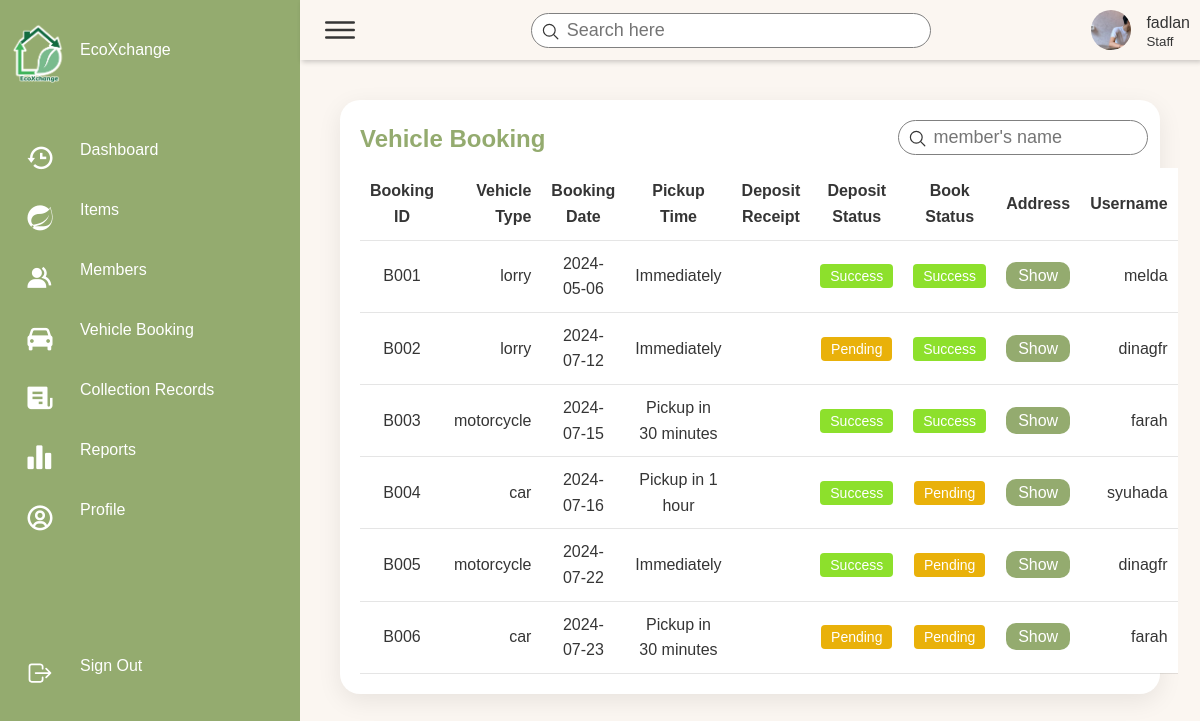
Page /EcoXchange/pages/Vehiclebooking.php (signed in) on the committed database.
### tables this page shows
CREATE TABLE `staff` (
  `staff_ID` varchar(10) NOT NULL,
  `staff_username` varchar(20) NOT NULL,
  `staff_password` varchar(20) NOT NULL,
  `staff_first_name` varchar(30) NOT NULL,
  `staff_last_name` varchar(30) NOT NULL,
  `staff_contact_no` varchar(12) NOT NULL,
  `staff_email` varchar(30) NOT NULL,
  `category` varchar(30) NOT NULL,
  `staff_pict` varchar(255) NOT NULL
);

CREATE TABLE `booking` (
  `book_ID` varchar(10) NOT NULL,
  `vehicle_type` varchar(12) NOT NULL,
  `pickup_date` date NOT NULL,
  `pickup_time` varchar(30) NOT NULL,
  `deposit_receipt` varchar(255) NOT NULL,
  `deposit_status` varchar(15) NOT NULL,
  `book_status` varchar(15) NOT NULL,
  `address_ID` varchar(10) NOT NULL,
  `cust_ID` varchar(10) NOT NULL
);

CREATE TABLE `customer` (
  `cust_ID` varchar(10) NOT NULL,
  `cust_username` varchar(20) NOT NULL,
  `cust_password` varchar(20) NOT NULL,
  `cust_first_name` varchar(30) NOT NULL,
  `cust_last_name` varchar(30) NOT NULL,
  `cust_contact_no` varchar(12) NOT NULL,
  `cust_email` varchar(30) NOT NULL,
  `cust_pict` varchar(255) NOT NULL,
  `bank_id` varchar(10) DEFAULT NULL
);

### EcoXchange/includes/fetchUserData.php (called while the page is built, shortened)
<?php
include("dbconn.php");
$username = $_SESSION['username'];
$role = $_SESSION['role'];
if ($role === 'Staff') {
    $sql = "SELECT * FROM staff WHERE staff_username = '$username'";
} elseif ($role === 'Customer') {
    $sql = "SELECT * FROM customer WHERE cust_username = '$username'";
} else {
    header("Location: ../pages/Login.php");
    exit();
}
$query = mysqli_query($dbconn, $sql) or die("Error: " . mysqli_error($dbconn));
$user = mysqli_fetch_assoc($query);
$name = $user["staff_username"] ?? $user["cust_username"];
$image = $user["staff_pict"] ?? $user["cust_pict"];
?>

### EcoXchange/pages/Vehiclebooking.php (the view, shortened to what this page needs)
<?php
include('../includes/dbconn.php');
include('../includes/fetchUserData.php');
?>
<!DOCTYPE html>
<html lang="en">
<head>
    <link href="https://unpkg.com/boxicons@2.0.7/css/boxicons.min.css" rel="stylesheet" />
    <link rel="stylesheet" href="../style/booking-1.css">
</head>
<body>
    <div class="container">
        <?php include('sidebar-1.php'); ?>
        <div class="main">
            <?php include('header.php'); ?>
            <div class="content">
                <div class="details">
                    <div class="itemlist">
                        <div class="tableHeader">
                            <h2>Vehicle Booking</h2>
                            <div class="searchbar">
                                <label>
                                <input type="text" name="" id="search-member" placeholder="member's name" onkeyup="searchmember()">
                                <ion-icon name="search-outline"></ion-icon>
                                </label>
                            </div>
                        </div>
                        <?php
                            include("../includes/dbconn.php");
                            $sql = "SELECT * FROM booking k JOIN customer c ON k.cust_ID = c.cust_ID;";
                            $query = mysqli_query($dbconn, $sql);
                            $num_rows = mysqli_num_rows($query);
                            if($num_rows == 0){
                                echo "No Booking Record";
                            } else {
                                echo '<table class="table1">';
                                echo "<thead>";
                                echo"<tr>";
                                echo"<td>Booking ID</td>";
                                echo"<td>Vehicle Type</td>";
                                echo"<td>Booking Date</td>";
                                echo"<td>Pickup Time</td>";
                                echo"<td>Deposit Receipt</td>";
                                echo"<td>Deposit Status</td>";
                                echo"<td>Book Status</td>";
                                echo"<td>Address</td>";
                                echo"<td>Username</td>";
                                echo"</tr>";
                                echo "</thead>";
                                while($row = mysqli_fetch_array($query)){
                                    echo "<tbody>";
                                        echo"<tr>";
                                            echo"<td>".$row["book_ID"]."</td>";
                                            echo"<td>".$row["vehicle_type"]."</td>";
                                            echo"<td>".$row["pickup_date"]."</td>";
                                            echo"<td>".$row["pickup_time"]."</td>";
                                            echo '<td><img src="' . $row['deposit_receipt'] . '" alt=""></td>';
                                            echo"<td><button class='";
                                                echo $row["deposit_status"] == 'success' ? "success" : "pending";
                                            echo "'>";
                                            if($row["deposit_status"] == 'success') {
                                                echo '<a href="status.php?book_ID='.$row["book_ID"].'&deposit_status=pending">Success</a>';
                                            } else {
                                                echo '<a href="status.php?book_ID='.$row["book_ID"].'&deposit_status=success">Pending</a>';
                                            }
                                            echo "</button></td>";
                                            echo"<td><button class='";
                                                if($row["book_status"] == 'success') {
                                                    echo "success";
                                                } elseif ($row["book_status"] == 'pending'){
                                                    echo "pending";
                                                } elseif ($row["book_status"] == 'inProgress'){
                                                    echo "inProgress";
                                                } else {
                                                    echo "cancel";
                                                }
                                                echo "'>";
                                                if($row["book_status"] == 'success') {
                                                    echo '<a href="bookstatus.php?book_ID='.$row["book_ID"].'&book_status=inProgress">Success</a>';
                                                } elseif ($row["book_status"] == 'pending'){
                                                    echo '<a href="bookstatus.php?book_ID='.$row["book_ID"].'&book_status=cancel">Pending</a>';
                                                } elseif ($row["book_status"] == 'inProgress'){
                                                    echo '<a href="bookstatus.php?book_ID='.$row["book_ID"].'&book_status=pending">In Progress</a>';
                                                } else {
                                                    echo '<a href="bookstatus.php?book_ID='.$row["book_ID"].'&book_status=success">Cancel</a>';
                                                }
                                                echo "</button></td>";
                                            echo '<td><a href="?address_id='.$row["address_ID"].'" class="btnAddr">Show</a></td>';
                                            echo"<td>".$row["cust_username"]."</td>";
                                        echo"</tr>";
                                    echo "</tbody>";
                                }
                                echo '</table>';
                            }
                        ?>
                    </div>
                </div>
            </div>
        </div>
    </div>
</body>
</html>

### EcoXchange/pages/header.php
<div class="topbar">
    <div class="toggle">
        <ion-icon name="menu-outline"></ion-icon>
    </div>
    <div class="search">
        <label>
            <input type="text" placeholder="Search here">
            <ion-icon name="search-outline"></ion-icon>
        </label>
    </div>
    <div class="user">
        <img src="<?php echo $image; ?>" alt="">
        <div class="info">
            <p><?php echo $name; ?></p>
            <small><?php echo $role; ?></small>
        </div>
    </div>
</div>

### EcoXchange/style/booking-1.css (style rules this page uses)
.btnAddr { padding: 5px 12px; width: 90px; background-color: var(--primary-color); border: 0; border-radius: 10px; color: white; margin: 10px auto; cursor: pointer; }
.success { padding: 4px 10px; background: #8de02c; border:0; border-radius: 4px; font-size: 14px; font-weight: 500; }
.pending { padding: 4px 10px; background: #e9b10a; border:0; border-radius: 4px; font-size: 14px; font-weight: 500; }
a { text-decoration: none; color: var(--white-color); }

### EcoXchange/style/items-1.css (style rules this page uses)
.content { width: 100%; }
.table1 tr { background-color: white ; color: black; }
.table1 td, .table1 th { text-align: center; }
.details { position: relative; width: 100%; padding: 20px; }
.details .itemlist { position: relative; display: grid; min-height: 500px; background: var(--white-color); padding: 20px; box-shadow: 0 7px 25px rgba(0, 0, 0, 0.08); border-radius: 20px; }
.details .tableHeader { display: flex; justify-content: space-between; align-items: flex-start; }
.tableHeader h2 { font-weight: 600; color: var(--primary-color); }
.details table { width: 100%; border-collapse: collapse; margin-top: 10px; }
.details table thead td { font-weight: 600; }
.details .itemlist table tr { color: var(--dark-color); border-bottom: 1px solid rgba(0, 0, 0, 0.1); }
.details .itemlist table tr:last-child { border-bottom: 1px solid rgba(0, 0, 0, 0.1); }
.details .itemlist table tr td { padding: 10px; }
.details .itemlist table tr td:last-child { text-align: end; }
.details .itemlist table tr td:nth-child(2) { text-align: end; }
.details .itemlist table tr td:nth-child(3) { text-align: center; }
.content { padding:20px; }

### EcoXchange/style/SidebarUser.css (style rules this page uses)
* { font-family: "Ubuntu", sans-serif; margin: 0; padding: 0; box-sizing: border-box; }
body { min-height: 100vh; overflow-x: hidden; }
.container { position: relative; width: 100%; }
.main { position: absolute; width: calc(100% - 300px); left: 300px; min-height: 100vh; background: var(--background-color); transition: 0.5s; }
.topbar { width: 100%; height: 60px; display: flex; justify-content: space-between; align-items: center; padding: 0 10px; box-shadow: 2px 2px 5px rgba(0, 0, 0, 0.2); }
.toggle { position: relative; width: 60px; height: 60px; display: flex; justify-content: center; align-items: center; font-size: 2.5rem; cursor: pointer; }
.search { position: relative; width: 400px; margin: 0 10px; }
.search label { position: relative; width: 100%; }
.search label input { width: 100%; height: 35px; border-radius: 40px; padding: 5px 20px; padding-left: 35px; font-size: 18px; outline: none; border: 1px solid var(--text-grey); }
.search label ion-icon { position: absolute; top: 0; left: 10px; font-size: 1.2rem; }
.user { position: relative; display: flex; }
.user img { width: 40px; height: 40px; object-fit: cover; border-radius: 50%; cursor: pointer; }
.user .info { margin-left: 15px; height: 40px; }
.user p { margin-bottom: -8px; }
.user small { margin-top: -8px; }
.content { padding:20px; }

### EcoXchange/style/style.css (style rules this page uses)
:root { --background-color: #FBF6F1; --primary-color: #94AB6F; --dark-prim-color: #6e854a; --secondary-color: #136B40; --white-color: #fff; --dark-color: #353535; --black-color: black; --text-grey: grey; --body-font: "Poppins", sans-serif, "Martel"; --biggest-font-size: 4.5rem; --h1-font-size: 2.5rem; --h2-font-size: 1.5rem; --h3-font-size: 1.25rem; --normal-font-size: 1rem; --small-font-size: 0.875rem; --smaller-font-size: 0.813rem; --font-medium: 400; --font-semi-bold: 600; --font-bold: 700; --mb-1: 0.5rem; --mb-2: 1rem; --mb-3: 1.5rem; --mb-4: 2rem; --mb-5: 2.5rem; --mb-6: 3rem; --z-normal: 1; --z-tooltip: 10; --z-fixed: 100; --screen-size: 80vh; --padding-size: 4rem 0 2rem; }
html { scroll-behavior: smooth; }
* { text-decoration: none; list-style: none; }
body { margin: var(--header-height) 0 0 0; font-family: var(--body-font); font-size: var(--normal-font-size); font-weight: var(--font-medium); background-color: var(--background-color); color: var(--dark-color); line-height: 1.6; }

### EcoXchange/style/searchbar.css (style rules this page uses)
.searchbar { width: 250px; margin-right: 30px; }
.searchbar label { position: relative; width: 100%; }
.searchbar label input { width: 100%; height: 35px; border-radius: 40px; padding: 5px 20px; padding-left: 35px; font-size: 18px; outline: none; border: 1px solid var(--text-grey); }
.searchbar label ion-icon { position: absolute; top: 0; left: 10px; font-size: 1.2rem; }

### rows in the picture
staff: staff_pict (picture), staff_username "fadlan"
booking: book_ID "B001", vehicle_type "lorry", pickup_date "2024-05-06", pickup_time "Immediately", cust_ID.cust_username "melda"
booking: book_ID "B002", vehicle_type "lorry", pickup_date "2024-07-12", pickup_time "Immediately", cust_ID.cust_username "dinagfr"
booking: book_ID "B003", vehicle_type "motorcycle", pickup_date "2024-07-15", pickup_time "Pickup in 30 minutes", cust_ID.cust_username "farah"
booking: book_ID "B004", vehicle_type "car", pickup_date "2024-07-16", pickup_time "Pickup in 1 hour", cust_ID.cust_username "syuhada"
booking: book_ID "B005", vehicle_type "motorcycle", pickup_date "2024-07-22", pickup_time "Immediately", cust_ID.cust_username "dinagfr"
booking: book_ID "B006", vehicle_type "car", pickup_date "2024-07-23", pickup_time "Pickup in 30 minutes", cust_ID.cust_username "farah"

### other values in the picture
$role "Staff"
